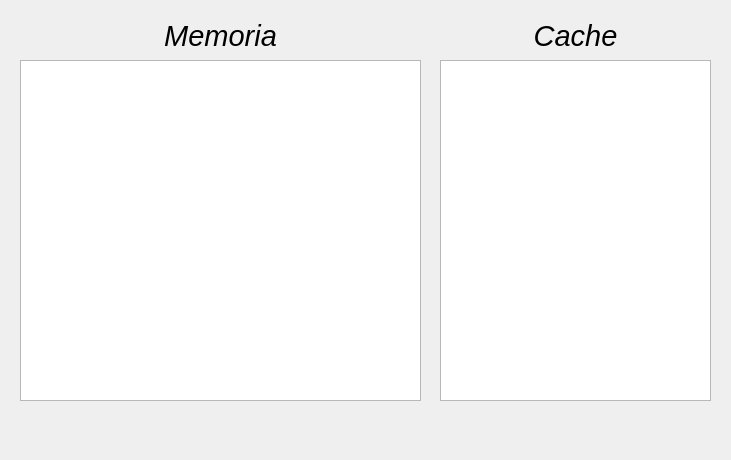
<?xml version="1.0" encoding="UTF-8"?>
<ui version="4.0">
 <class>MainWindow</class>
 <widget class="QMainWindow" name="MainWindow">
  <property name="geometry">
   <rect>
    <x>0</x>
    <y>0</y>
    <width>731</width>
    <height>460</height>
   </rect>
  </property>
  <property name="windowTitle">
   <string>Servidor Remoto</string>
  </property>
  <widget class="QWidget" name="centralwidget">
   <widget class="QLabel" name="eMemoria">
    <property name="geometry">
     <rect>
      <x>20</x>
      <y>10</y>
      <width>401</width>
      <height>51</height>
     </rect>
    </property>
    <property name="font">
     <font>
      <pointsize>22</pointsize>
      <italic>true</italic>
     </font>
    </property>
    <property name="text">
     <string>Memoria</string>
    </property>
    <property name="alignment">
     <set>Qt::AlignCenter</set>
    </property>
   </widget>
   <widget class="QListWidget" name="listaMemoria">
    <property name="geometry">
     <rect>
      <x>20</x>
      <y>60</y>
      <width>401</width>
      <height>341</height>
     </rect>
    </property>
   </widget>
   <widget class="QListWidget" name="listaCache">
    <property name="geometry">
     <rect>
      <x>440</x>
      <y>60</y>
      <width>271</width>
      <height>341</height>
     </rect>
    </property>
   </widget>
   <widget class="QLabel" name="eCache">
    <property name="geometry">
     <rect>
      <x>440</x>
      <y>10</y>
      <width>271</width>
      <height>51</height>
     </rect>
    </property>
    <property name="font">
     <font>
      <pointsize>22</pointsize>
      <italic>true</italic>
     </font>
    </property>
    <property name="text">
     <string>Cache</string>
    </property>
    <property name="alignment">
     <set>Qt::AlignCenter</set>
    </property>
   </widget>
  </widget>
  <widget class="QMenuBar" name="menubar">
   <property name="geometry">
    <rect>
     <x>0</x>
     <y>0</y>
     <width>731</width>
     <height>25</height>
    </rect>
   </property>
  </widget>
 </widget>
 <resources/>
 <connections/>
</ui>
